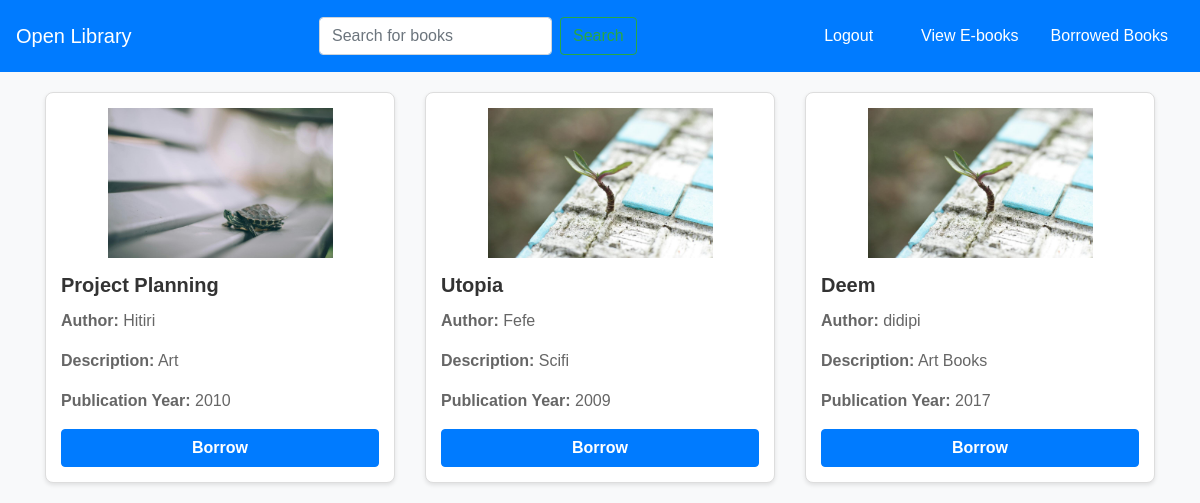
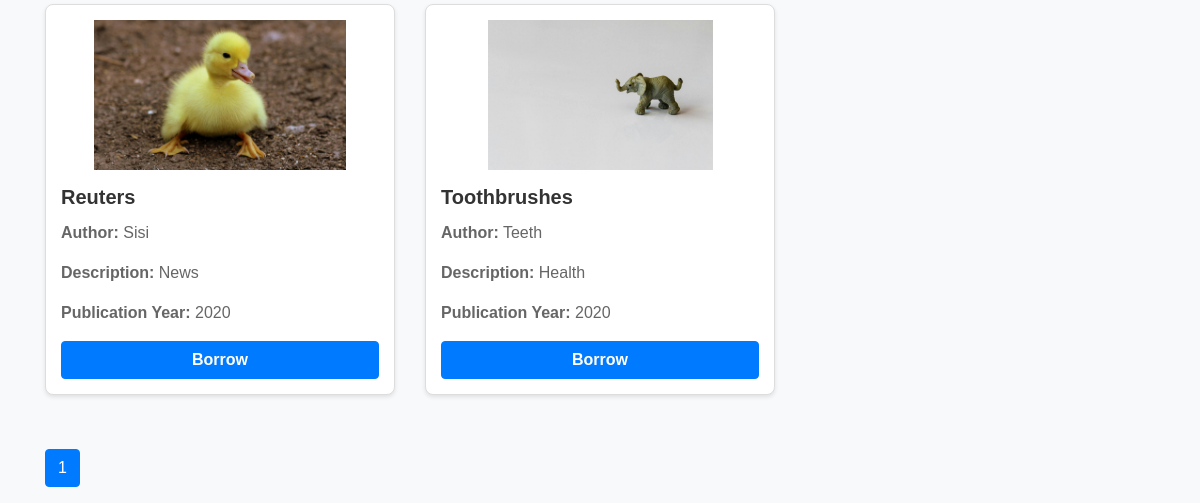
/view_books (signed in), run on an earlier commit of the app's database (2 pictures, top to bottom).
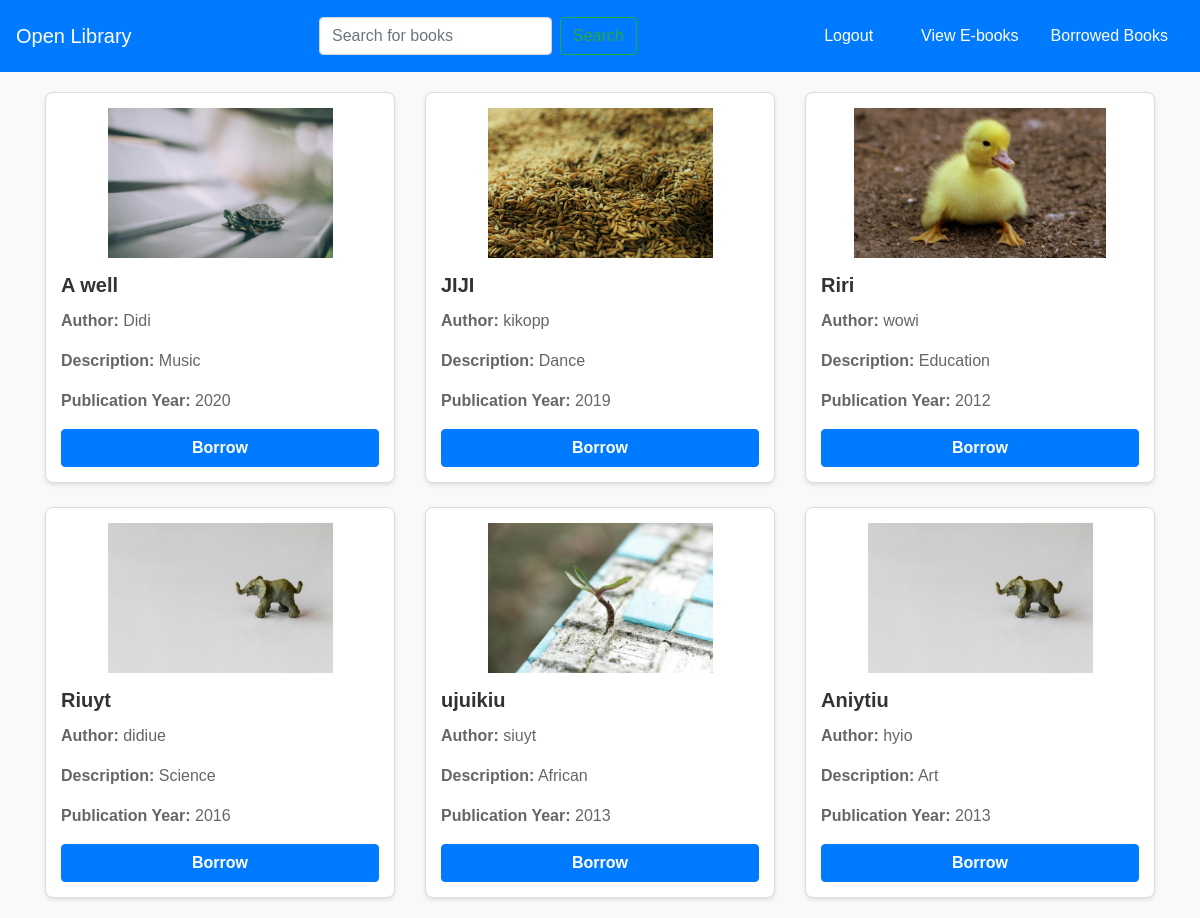
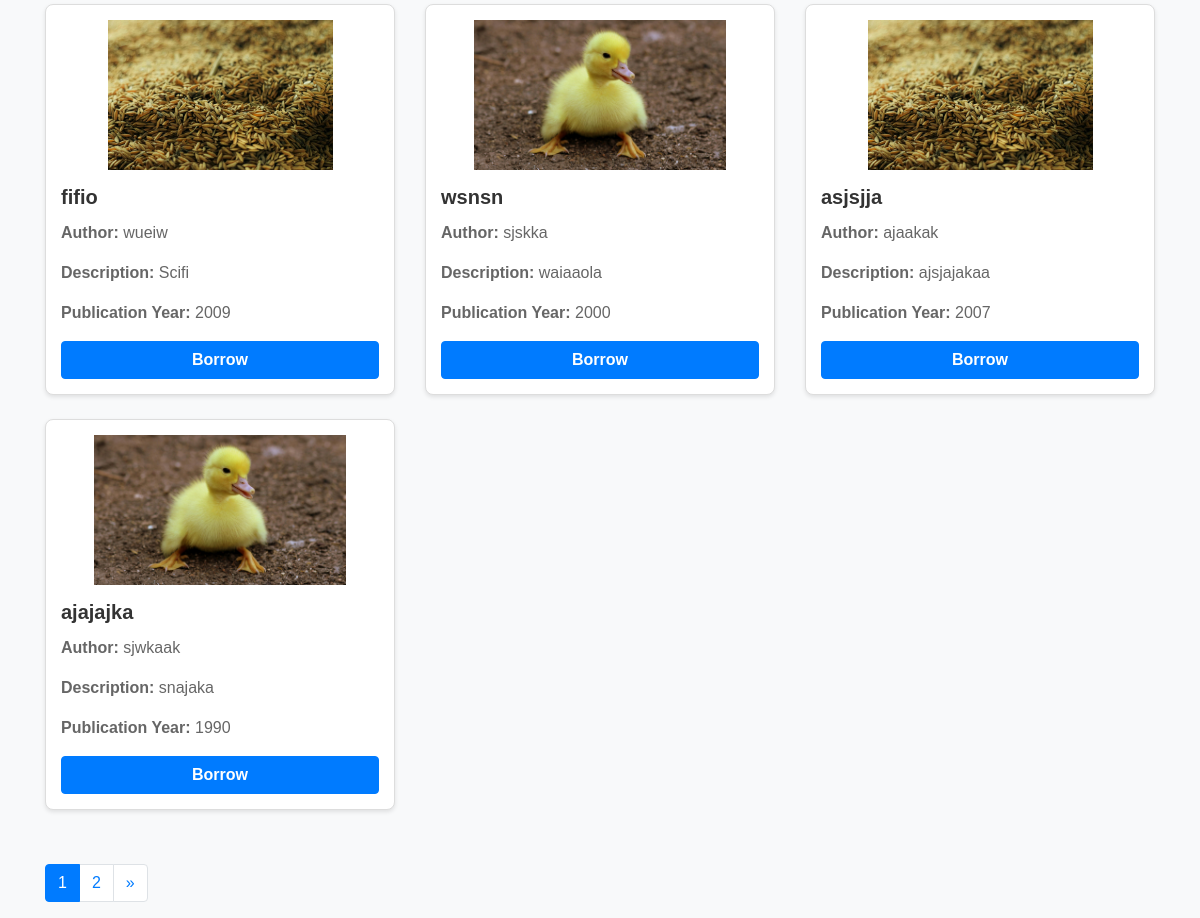
And on a later commit of the database (2 pictures, top to bottom).
### models.py (models this page shows, shortened)
class Book(db.Model):
    id = db.Column(db.Integer, primary_key=True)
    picture = db.Column(db.String(120), nullable=True)
    title = db.Column(db.String(150), nullable=False)
    author = db.Column(db.String(100), nullable=False)
    isbn = db.Column(db.String(20), unique=True, nullable=False)
    genre = db.Column(db.String(50), nullable=True)
    description = db.Column(db.String(50), nullable=False)
    publication_year = db.Column(db.Integer)
    available_quantity = db.Column(db.Integer, default=1)
    total_quantity = db.Column(db.Integer, default=1)
    shelf = db.Column(db.String(100), nullable=False)

### app.py (the view)
@app.route('/view_books', methods=['GET'])
def view_books():
    page = request.args.get('page', 1, type=int)
    per_page = 10
    books = Book.query.paginate(page=page, per_page=per_page)
    if 'member_id' not in session:
        flash('Please log in to access this page.', 'warning')
        return redirect(url_for('mlogin'))
    return render_template('view_books.html', books=books)

### templates/view_books.html (shortened to what this page needs)
<!DOCTYPE html>
<html lang="en">
<head>
    <link href="https://stackpath.bootstrapcdn.com/bootstrap/4.5.2/css/bootstrap.min.css" rel="stylesheet">
</head>
<body>
    <nav class="navbar navbar-expand-lg navbar-light bg-light w-100">
        <a class="navbar-brand" href="#">Open Library</a>
        <div class="collapse navbar-collapse" id="navbarNav">
            <div class="ml-auto d-flex">
                <form method="GET" action="{{ url_for('search_books') }}" class="form-inline my-2 my-lg-0">
                    <input class="form-control mr-sm-2" type="search" placeholder="Search for books" name="query" aria-label="Search">
                    <button class="btn btn-outline-success my-2 my-sm-0" type="submit">Search</button>
                </form>
            </div>
            <div class="ml-auto d-flex">
                <a class="nav-link mr-3" href="{{ url_for('mlogout') }}">Logout</a>
                <a class="nav-link" href="{{ url_for('view_ebooks') }}">View E-books</a>
                <a class="nav-link" href="{{ url_for('member_loans', member_id=session['member_id']) }}">Borrowed Books</a>
            </div>
        </div>
    </nav>
    <div class="container">
        {% if books %}
        <div class="row">
            {% for book in books.items %}
            <div class="col-md-4 mb-4">
                <div class="card h-100">
                    <div class="card-body">
                        {% if book.picture %}
                        <img src="{{ url_for('static', filename='uploads/' + book.picture) }}" alt="{{ book.title }}" class="img-fluid">
                        {% else %}
                        <p>No image available</p>
                        {% endif %}
                        <h5 class="card-title">{{ book.title }}</h5>
                        <p class="card-text"><strong>Author:</strong> {{ book.author }}</p>
                        <p class="card-text"><strong>Description:</strong> {{ book.description }}</p>
                        <p class="card-text"><strong>Publication Year:</strong> {{ book.publication_year }}</p>
                        {% if book.available_quantity > 0 %}
                        <form id="borrow-form" action="{{ url_for('borrow_book', book_id=book.id) }}" method="POST">
                            <button type="submit" class="btn btn-primary">Borrow</button>
                        </form>
                        {% else %}
                        <span class="text-danger">Not Available</span>
                        {% endif %}
                    </div>
                </div>
            </div>
            {% endfor %}
        </div>
        {% else %}
        <p class="no-books">No books available at the moment.</p>
        {% endif %}
        <nav aria-label="Page navigation">
            <ul class="pagination">
                {% for page_num in range(1, books.pages + 1) %}
                <li class="page-item {% if books.page == page_num %}active{% endif %}">
                    <a class="page-link" href="{{ url_for('view_books', page=page_num) }}">{{ page_num }}</a>
                </li>
                {% endfor %}
                {% if books.has_next %}
                <li class="page-item">
                    <a class="page-link" href="{{ url_for('view_books', page=books.next_num) }}" aria-label="Next">
                        <span aria-hidden="true">&raquo;</span>
                    </a>
                </li>
                {% endif %}
            </ul>
        </nav>
    </div>
</body>
</html>

What changed in the data, as far as the page shows it:
changed Book: title "Project Planning" → "A well"; author "Hitiri" → "Didi"; description "Art" → "Music"; publication_year "2010" → "2020"
changed Book: picture: a different picture; title "Utopia" → "JIJI"; author "Fefe" → "kikopp"; description "Scifi" → "Dance"; publication_year "2009" → "2019"
changed Book: picture: a different picture; title "Deem" → "Riri"; author "didipi" → "wowi"; description "Art Books" → "Education"; publication_year "2017" → "2012"
changed Book: picture: a different picture; title "Reuters" → "Riuyt"; author "Sisi" → "didiue"; description "News" → "Science"; publication_year "2020" → "2016"
changed Book: picture: a different picture; title "Toothbrushes" → "ujuikiu"; author "Teeth" → "siuyt"; description "Health" → "African"; publication_year "2020" → "2013"
added Book: picture (picture), title "Aniytiu", author "hyio", description "Art", publication_year "2013"
added Book: picture (picture), title "fifio", author "wueiw", description "Scifi", publication_year "2009"
added Book: picture (picture), title "wsnsn", author "sjskka", description "waiaaola", publication_year "2000"
added Book: picture (picture), title "asjsjja", author "ajaakak", description "ajsjajakaa", publication_year "2007"
added Book: picture (picture), title "ajajajka", author "sjwkaak", description "snajaka", publication_year "1990"
Also different on the page:
new list line: "2"
